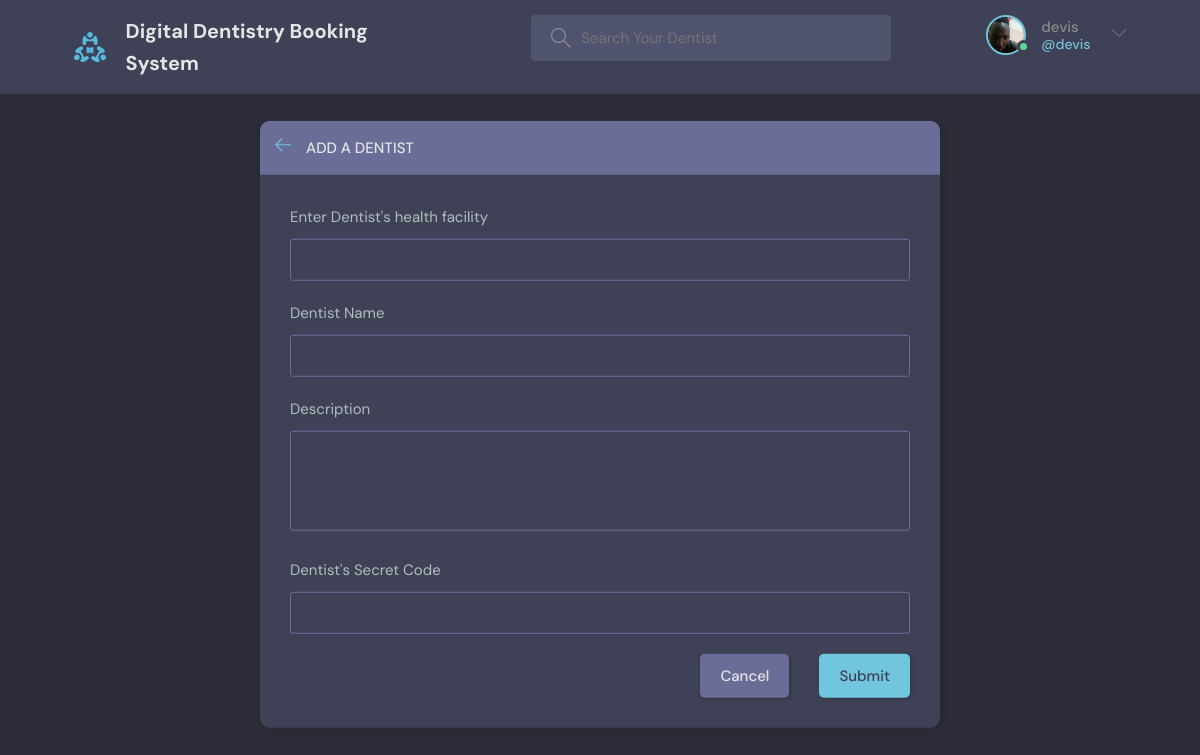
The page /create-room/ (signed in) on the database its author committed.
### base/models.py (models this page shows)
class User(AbstractUser):
    name = models.CharField(max_length=200, null=True)
    email = models.EmailField(unique=True, null=True)
    bio = models.TextField(null=True)
    avatar = models.ImageField(null=True, default="avatar.svg")
    USERNAME_FIELD = 'email'
    REQUIRED_FIELDS = []

### base/views.py (the view, shortened to what this page needs)
# urls.py: path('create-room/', views.createRoom, name="create-room"),
@login_required(login_url='login')
def createRoom(request):
    form = RoomForm()
    topics = Topic.objects.all()
    context = {'form': form, 'topics': topics}
    return render(request, 'base/room_form.html', context)

### base/forms.py
class RoomForm(ModelForm):
    class Meta:
        model = Room
        fields = '__all__'
        exclude = ['host', 'participants']

### base/templates/base/room_form.html (shortened to what this page needs)
{% extends 'main.html' %}
{% block content %}
<main class="create-room layout">
  <div class="container">
    <div class="layout__box">
      <div class="layout__boxHeader">
        <div class="layout__boxTitle">
          <a href="{{request.META.HTTP_REFERER}}">
            <svg version="1.1" xmlns="http://www.w3.org/2000/svg" width="32" height="32" viewBox="0 0 32 32">
              <title>arrow-left</title>
              <path
                d="M13.723 2.286l-13.723 13.714 13.719 13.714 1.616-1.611-10.96-10.96h27.625v-2.286h-27.625l10.965-10.965-1.616-1.607z">
              </path>
            </svg>
          </a>
          <h3>Add A Dentist</h3>
        </div>
      </div>
      <div class="layout__body">
        <form class="form" action="" method="POST">
          <div class="form__group">
            <label for="room_topic">Enter Dentist's health facility</label>
            <input required type="text" value="{{room.topic.name}}" name="topic" list="topic-list" />
          </div>
          <div class="form__group">
            <label for="room_name">Dentist Name</label>
            {{form.name}}
          </div>
          <div class="form__group">
            <label for="room_description">Description</label>
            {{form.description}}
          </div>
          <div class="form__group">
            <label for="room_description">Dentist's Secret Code</label>
            {{form.secret_key}}
          </div>
          <div class="form__action">
            <a class="btn btn--dark" href="{{request.META.HTTP_REFERER}}">Cancel</a>
            <button class="btn btn--main" type="submit">Submit</button>
          </div>
        </form>
      </div>
    </div>
  </div>
</main>
{% endblock content %}

### templates/navbar.html (shortened to what this page needs)
{% load static %}
<header class="header header--loggedIn">
    <div class="container">
        <a href="{% url 'home' %}" class="header__logo">
            <img src="{% static 'images/logo.svg' %}" />
            <h1>Digital Dentistry Booking System</h1>
        </a>
        <form class="header__search" method="GET" action="{% url 'home' %}">
            <label>
                <input name="q" placeholder="Search Your Dentist" />
            </label>
        </form>
        <nav class="header__menu">
            {% if request.user.is_authenticated %}
            <div class="header__user">
                <a href="{% url 'update-user' %}">
                    <div class="avatar avatar--medium active">
                        <img src="{{request.user.avatar.url}}" />
                    </div>
                    <p>{{request.user.username}} <span>@{{request.user.username}}</span></p>
                </a>
                <button class="dropdown-button">
                    <svg version="1.1" xmlns="http://www.w3.org/2000/svg" width="32" height="32" viewBox="0 0 32 32">
                        <title>chevron-down</title>
                        <path d="M16 21l-13-13h-3l16 16 16-16h-3l-13 13z"></path>
                    </svg>
                </button>
            </div>
            {% else %}
            <a href="{% url 'login' %}">
                <img src="{% static 'images/avatar.svg' %}" />
                <p>Login</p>
            </a>
            {% endif %}
        </nav>
    </div>
</header>

### rows shown on the page
User: user.avatar (picture), user.username "devis"
